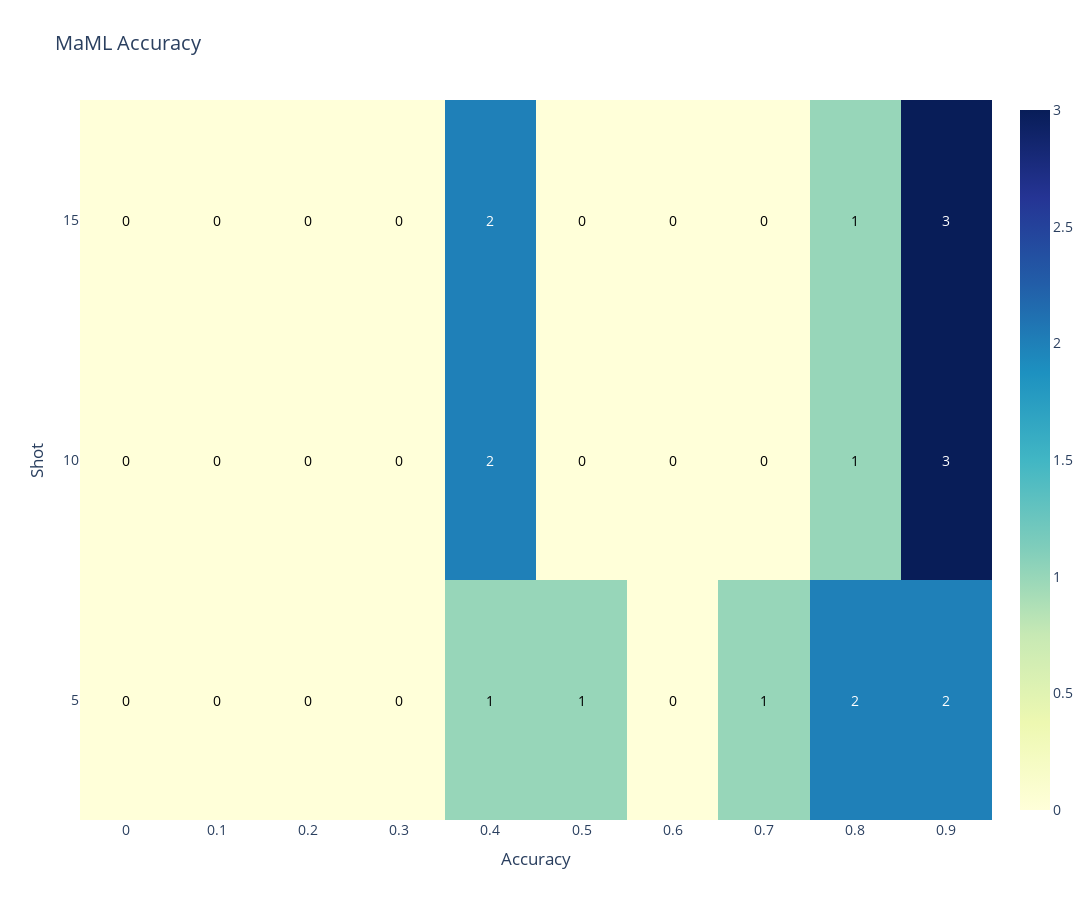

The cell this chart's notebook holds for it:
### Markdown cell above
## MaML

### Code cell
fig = create_heatmap(entries, shot, maml, "MaML Accuracy")

fig.show()
save_fig(fig, "Heatmap MaML Accuracy")

### Figure 1 — Plotly figure (JSON) as saved in the notebook; plotly's stock layout.template omitted (floating-point values rounded to 4 significant figures)
{"data": [{"colorscale": [[0, "rgb(255,255,217)"], [0.125, "rgb(237,248,177)"], [0.25, "rgb(199,233,180)"], [0.375, "rgb(127,205,187)"], [0.5, "rgb(65,182,196)"], [0.625, "rgb(29,145,192)"], [0.75, "rgb(34,94,168)"], [0.875, "rgb(37,52,148)"], [1, "rgb(8,29,88)"]], "type": "heatmap", "z": [[0, 0, 0, 0, 1, 1, 0, 1, 2, 2], [0, 0, 0, 0, 2, 0, 0, 0, 1, 3], [0, 0, 0, 0, 2, 0, 0, 0, 1, 3]]}], "layout": {"annotations": [{"font": {"color": "black"}, "showarrow": false, "text": "0", "x": 0, "y": 0}, {"font": {"color": "black"}, "showarrow": false, "text": "0", "x": 1, "y": 0}, {"font": {"color": "black"}, "showarrow": false, "text": "0", "x": 2, "y": 0}, {"font": {"color": "black"}, "showarrow": false, "text": "0", "x": 3, "y": 0}, {"font": {"color": "black"}, "showarrow": false, "text": "1", "x": 4, "y": 0}, {"font": {"color": "black"}, "showarrow": false, "text": "1", "x": 5, "y": 0}, {"font": {"color": "black"}, "showarrow": false, "text": "0", "x": 6, "y": 0}, {"font": {"color": "black"}, "showarrow": false, "text": "1", "x": 7, "y": 0}, {"font": {"color": "white"}, "showarrow": false, "text": "2", "x": 8, "y": 0}, {"font": {"color": "white"}, "showarrow": false, "text": "2", "x": 9, "y": 0}, {"font": {"color": "black"}, "showarrow": false, "text": "0", "x": 0, "y": 1}, {"font": {"color": "black"}, "showarrow": false, "text": "0", "x": 1, "y": 1}, {"font": {"color": "black"}, "showarrow": false, "text": "0", "x": 2, "y": 1}, {"font": {"color": "black"}, "showarrow": false, "text": "0", "x": 3, "y": 1}, {"font": {"color": "white"}, "showarrow": false, "text": "2", "x": 4, "y": 1}, {"font": {"color": "black"}, "showarrow": false, "text": "0", "x": 5, "y": 1}, {"font": {"color": "black"}, "showarrow": false, "text": "0", "x": 6, "y": 1}, {"font": {"color": "black"}, "showarrow": false, "text": "0", "x": 7, "y": 1}, {"font": {"color": "black"}, "showarrow": false, "text": "1", "x": 8, "y": 1}, {"font": {"color": "white"}, "showarrow": false, "text": "3", "x": 9, "y": 1}, {"font": {"color": "black"}, "showarrow": false, "text": "0", "x": 0, "y": 2}, {"font": {"color": "black"}, "showarrow": false, "text": "0", "x": 1, "y": 2}, {"font": {"color": "black"}, "showarrow": false, "text": "0", "x": 2, "y": 2}, {"font": {"color": "black"}, "showarrow": false, "text": "0", "x": 3, "y": 2}, {"font": {"color": "white"}, "showarrow": false, "text": "2", "x": 4, "y": 2}, {"font": {"color": "black"}, "showarrow": false, "text": "0", "x": 5, "y": 2}, {"font": {"color": "black"}, "showarrow": false, "text": "0", "x": 6, "y": 2}, {"font": {"color": "black"}, "showarrow": false, "text": "0", "x": 7, "y": 2}, {"font": {"color": "black"}, "showarrow": false, "text": "1", "x": 8, "y": 2}, {"font": {"color": "white"}, "showarrow": false, "text": "3", "x": 9, "y": 2}], "font": {"size": 14}, "height": 900, "title": {"text": "MaML Accuracy"}, "width": 1200, "xaxis": {"side": "bottom", "ticks": "", "ticktext": [0, 0.1, 0.2, 0.3, 0.4, 0.5, 0.6, 0.7, 0.8, 0.9, 1], "tickvals": [0, 1, 2, 3, 4, 5, 6, 7, 8, 9], "title": {"text": "Accuracy"}}, "yaxis": {"ticks": "", "ticksuffix": " ", "ticktext": [5, 10, 15], "tickvals": [0, 1, 2], "title": {"text": "Shot"}}}}
